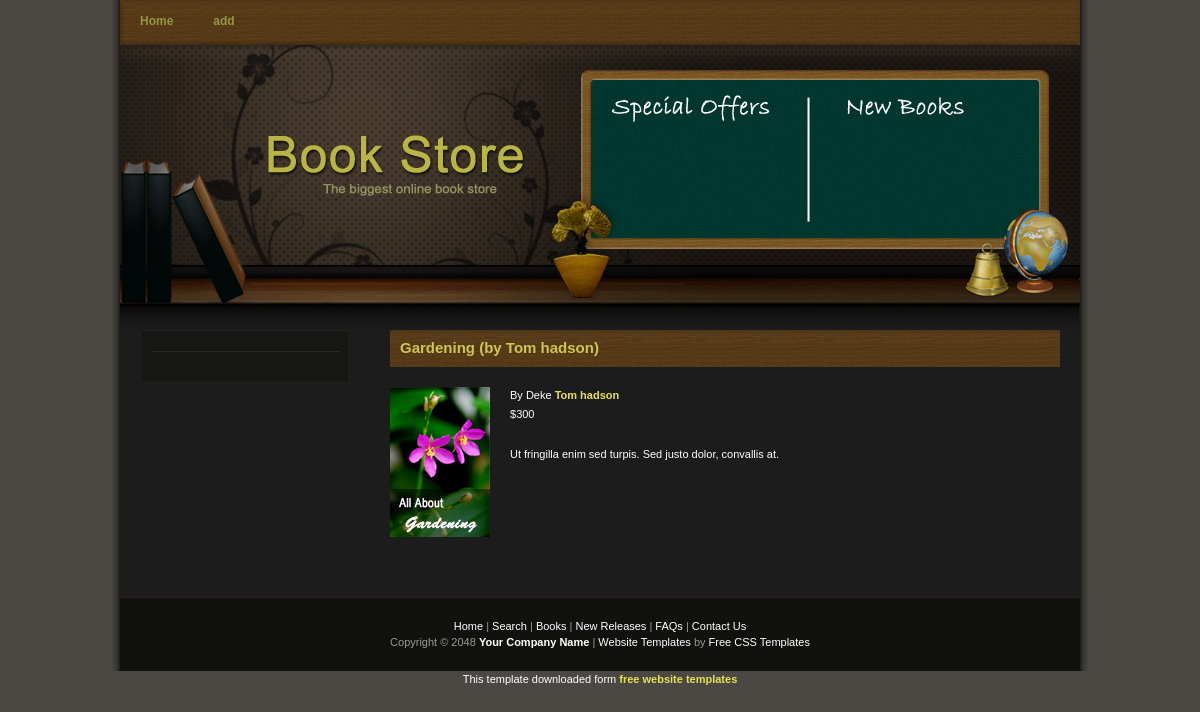
The app's page /details.php?book=16 with its own data.
### tables this page shows
CREATE TABLE `books` (
  `id` int(11) NOT NULL,
  `book_name` varchar(100) NOT NULL,
  `book_author_name` varchar(100) NOT NULL,
  `book_price` varchar(100) NOT NULL,
  `book_desc` text NOT NULL,
  `book_cover` varchar(100) DEFAULT NULL,
  `date_created` timestamp NOT NULL DEFAULT CURRENT_TIMESTAMP
);

### util.php (called while the page is built)
<?php
function make_safe($conn,$variable) {
    $variable = strip_tags(mysqli_real_escape_string($conn,trim($variable)));
    return $variable; }
?>

### actions/get_single_book.php (called while the page is built)
<?php
$connection = new mysqli($DB_HOST, $DB_USER, $DB_PASS, $DB_NAME);
if($book_id){
$book_id = make_safe($connection,$book_id);
$query1 = 'SELECT * FROM books where id = '.$book_id;
$single_book_result = $connection->query($query1);
$book = $single_book_result->fetch_assoc();
}
?>

### includes.php (called while the page is built, shortened)
<?php
include 'util.php';
include 'actions/get_single_book.php';
?>

### details.php (the view, shortened to what this page needs)
<!DOCTYPE html PUBLIC "-//W3C//DTD XHTML 1.0 Transitional//EN" "http://www.w3.org/TR/xhtml1/DTD/xhtml1-transitional.dtd">
<html xmlns="http://www.w3.org/1999/xhtml">
<head>
<link href="templatemo_style.css" rel="stylesheet" type="text/css" />
</head>
<body>
<?php $book_id = $_GET['book']; ?>
<?php include 'includes.php'; ?>
<div id="templatemo_container">
	<div id="templatemo_menu">
    	<ul>
            <li><a href="index.php">Home</a></li>
             <li><a href="new-book.php">add</a></li>
    	</ul>
    </div>
    <div id="templatemo_header">
    </div>
    <div id="templatemo_content">
        <div id="templatemo_content_left">
        	<div class="templatemo_content_left_section">
			</div>
        </div>
        <div id="templatemo_content_right">
            <h1>
                <?php echo $book['book_name']; ?>
                <span>(by <?php echo $book['book_author_name'];?>)</span>
            </h1>
            <div class="image_panel"><img src="<?php echo $book['book_cover'];?>" alt="CSS Template" width="100" height="150" /></div>
            <ul>
	            <li>By Deke <a href="#"><?php echo $book['book_author_name'];?></a></li>
                <li>$<?php echo $book['book_price'];?></li>
            </ul>
            <p><?php echo $book['book_desc'];?></p>
             <div class="cleaner_with_height">&nbsp;</div>
        </div>
    	<div class="cleaner_with_height">&nbsp;</div>
    </div>
    <div id="templatemo_footer">
	       <a href="index.html">Home</a> | <a href="index.html">Search</a> | <a href="index.html">Books</a> | <a href="#">New Releases</a> | <a href="#">FAQs</a> | <a href="#">Contact Us</a><br />
        Copyright © 2048 <a href="#"><strong>Your Company Name</strong></a> | <a href="http://www.iwebsitetemplate.com" target="_parent">Website Templates</a> by <a href="http://www.templatemo.com" target="_parent">Free CSS Templates</a>
	</div>
</div>
<div align=center>This template  downloaded form <a href='http://all-free-download.com/free-website-templates/'>free website templates</a></div></body>
</html>

### style/templatemo_style.css (style rules this page uses)
body { margin: 0; padding: 0; line-height: 1.5em; font-family: Verdana, Arial, san-serif; font-size: 11px; color: #ffffff; background: #4b4743; }
a:link, a:visited { color: #e6e154; text-decoration: none; font-weight: bold; }
p { margin: 0px; padding: 0px; }
img { margin: 0px; padding: 0px; border: none; }
.cleaner_with_height { clear: both; width: 100%; height: 30px; font-size: 1px; }
#templatemo_container { width: 960px; margin: 0 auto; padding: 0 10px; background: #1c1c1b url(../images/templatemo_bg.jpg) repeat-y; }
#templatemo_menu { clear: both; width: 960px; height: 45px; background: url(../images/templatemo_menu_bg.jpg) no-repeat; }
#templatemo_menu ul { padding: 13px 0 0 0; margin: 0; list-style: none; }
#templatemo_menu ul li { display: inline; }
#templatemo_menu ul li a { float: left; padding: 0 20px; font-size: 12px; font-weight: bold; text-align: center; text-decoration: none; color: #969547; }
#templatemo_header { clear: both; width: 960px; height: 285px; padding: 0; margin: 0; background: url(../images/templatemo_header_bg.jpg) no-repeat; }
#templatemo_content { clear: both; width: 920px; padding: 0 20px; }
#templatemo_content #templatemo_content_left { float: left; width: 188px; padding: 10px; background-color: #171716; border: 1px solid #212120; }
#templatemo_content #templatemo_content_right { float: right; width: 670px; }
#templatemo_content_left .templatemo_content_left_section { clear: both; padding-bottom: 10px; border-bottom: 1px solid #2b2b2a; margin-bottom: 20px; }
#templatemo_content_right h1 { padding: 10px; margin: 0 0 20px 0; font-size: 15px; color: #cbc750; background: url(../images/templatemo_h1_bg.jpg); }
#templatemo_content_right ul { margin: 0 0 20px 0; padding: 0 0 0 20px; list-style: none; }
#templatemo_content_right li { padding: 0 0 3px 0; }
#templatemo_content_right .image_panel { float: left; width: 100px; margin-right: 20px; }
#templatemo_content_right p { text-align: justify; padding: 0 0 8px 0; }
#templatemo_footer { clear: both; width: 960px; padding: 20px 0px 20px 0; text-align: center; border-top: 1px solid #25211e; color: #999; background-color: #111110; }
#templatemo_footer a { color: #fff; font-weight: normal; }

### records on screen
books: book_name "Gardening", book_author_name "Tom hadson", book_cover (picture), book_price "300", book_desc "Ut fringilla enim sed turpis. Sed justo dolor, convallis at."
